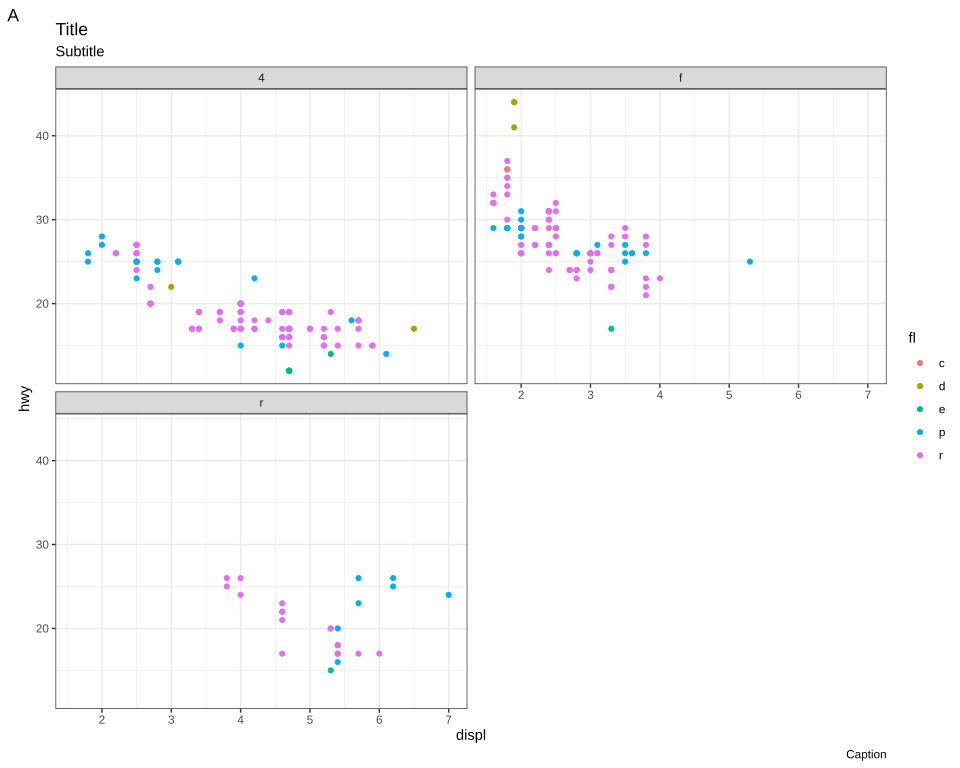

Recreate this plot in R.
# The plot test/golden/theme_bw.svg draws, drawn by ggplot2 itself, as ggplot2's own visual
# tests draw their snapshots: the independent check on that golden whenever it changes. The suite
# never runs this; it needs R, ggplot2 and vdiffr, saved as the Docker image
# giggly-r:ggplot2-4.0.3. From the repository's root:
#
#   docker run --rm -v "$PWD/test/golden":/golden:ro giggly-r:ggplot2-4.0.3 \
#     Rscript /golden/theme_bw.R > theme_bw.ggplot2.svg
#
# and compare the two drawings element by element, as test/golden/point.R describes.
#
# mpg's highway mileage against engine size, coloured by fuel, a panel for each drive, in
# theme_bw(): each panel white and bordered dark grey over its points, its grid lines light grey,
# each strip light grey bordered as the panels are, cut to half its border by its clipping, and the
# legend's keys white.
#
# First checked with ggplot2 4.0.3 and vdiffr 1.0.9: every element and clip path matches, in
# ggplot2's order.

library(ggplot2)

plot <- ggplot(mpg, aes(displ, hwy, colour = fl)) +
  geom_point() +
  facet_wrap(~drv, ncol = 2) +
  labs(title = "Title", subtitle = "Subtitle", caption = "Caption", tag = "A") +
  theme_bw()

file <- tempfile(fileext = ".svg")
vdiffr::write_svg(plot, file)
cat(readLines(file), sep = "\n")
